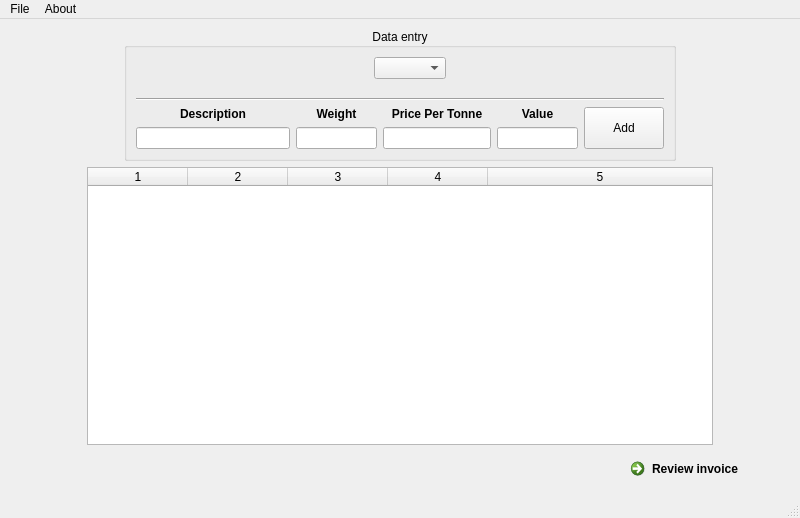
<?xml version="1.0" encoding="UTF-8"?>
<ui version="4.0">
 <class>invoiceWindow</class>
 <widget class="QMainWindow" name="invoiceWindow">
  <property name="geometry">
   <rect>
    <x>0</x>
    <y>0</y>
    <width>800</width>
    <height>518</height>
   </rect>
  </property>
  <property name="windowTitle">
   <string>MainWindow</string>
  </property>
  <widget class="QWidget" name="centralwidget">
   <layout class="QVBoxLayout" name="verticalLayout_7">
    <item>
     <layout class="QVBoxLayout" name="verticalLayout_6">
      <item>
       <layout class="QHBoxLayout" name="horizontalLayout_3">
        <item>
         <spacer name="horizontalSpacer_3">
          <property name="orientation">
           <enum>Qt::Horizontal</enum>
          </property>
          <property name="sizeHint" stdset="0">
           <size>
            <width>58</width>
            <height>20</height>
           </size>
          </property>
         </spacer>
        </item>
        <item>
         <widget class="QGroupBox" name="dataEntryBox">
          <property name="title">
           <string>Data entry</string>
          </property>
          <property name="alignment">
           <set>Qt::AlignCenter</set>
          </property>
          <layout class="QVBoxLayout" name="verticalLayout_5">
           <item>
            <layout class="QHBoxLayout" name="horizontalLayout_2">
             <item>
              <spacer name="horizontalSpacer">
               <property name="orientation">
                <enum>Qt::Horizontal</enum>
               </property>
               <property name="sizeHint" stdset="0">
                <size>
                 <width>238</width>
                 <height>20</height>
                </size>
               </property>
              </spacer>
             </item>
             <item>
              <widget class="QComboBox" name="customerCombobox">
               <property name="sizePolicy">
                <sizepolicy hsizetype="Preferred" vsizetype="Preferred">
                 <horstretch>0</horstretch>
                 <verstretch>0</verstretch>
                </sizepolicy>
               </property>
               <property name="maxCount">
                <number>100</number>
               </property>
               <property name="insertPolicy">
                <enum>QComboBox::InsertAlphabetically</enum>
               </property>
               <property name="sizeAdjustPolicy">
                <enum>QComboBox::AdjustToContentsOnFirstShow</enum>
               </property>
              </widget>
             </item>
             <item>
              <spacer name="horizontalSpacer_2">
               <property name="orientation">
                <enum>Qt::Horizontal</enum>
               </property>
               <property name="sizeHint" stdset="0">
                <size>
                 <width>218</width>
                 <height>20</height>
                </size>
               </property>
              </spacer>
             </item>
            </layout>
           </item>
           <item>
            <spacer name="verticalSpacer">
             <property name="orientation">
              <enum>Qt::Vertical</enum>
             </property>
             <property name="sizeType">
              <enum>QSizePolicy::Minimum</enum>
             </property>
             <property name="sizeHint" stdset="0">
              <size>
               <width>20</width>
               <height>13</height>
              </size>
             </property>
            </spacer>
           </item>
           <item>
            <widget class="Line" name="line">
             <property name="orientation">
              <enum>Qt::Horizontal</enum>
             </property>
            </widget>
           </item>
           <item>
            <layout class="QHBoxLayout" name="horizontalLayout">
             <item>
              <layout class="QVBoxLayout" name="verticalLayout">
               <item>
                <widget class="QLabel" name="label">
                 <property name="text">
                  <string>&lt;!DOCTYPE HTML PUBLIC &quot;-//W3C//DTD HTML 4.0//EN&quot; &quot;http://www.w3.org/TR/REC-html40/strict.dtd&quot;&gt;
&lt;html&gt;&lt;head&gt;&lt;meta name=&quot;qrichtext&quot; content=&quot;1&quot; /&gt;&lt;style type=&quot;text/css&quot;&gt;
p, li { white-space: pre-wrap; }
&lt;/style&gt;&lt;/head&gt;&lt;body style=&quot; font-family:'Sans Serif'; font-size:9pt; font-weight:400; font-style:normal;&quot;&gt;
&lt;p style=&quot; margin-top:0px; margin-bottom:0px; margin-left:0px; margin-right:0px; -qt-block-indent:0; text-indent:0px;&quot;&gt;&lt;span style=&quot; font-weight:600;&quot;&gt;Description&lt;/span&gt;&lt;/p&gt;&lt;/body&gt;&lt;/html&gt;</string>
                 </property>
                 <property name="alignment">
                  <set>Qt::AlignCenter</set>
                 </property>
                </widget>
               </item>
               <item>
                <widget class="ValidatingLineEdit" name="descriptionEdit">
                 <property name="sizePolicy">
                  <sizepolicy hsizetype="MinimumExpanding" vsizetype="Fixed">
                   <horstretch>0</horstretch>
                   <verstretch>0</verstretch>
                  </sizepolicy>
                 </property>
                 <property name="toolTip">
                  <string>Line edit that provides custom validation.</string>
                 </property>
                 <property name="whatsThis">
                  <string>Base widget for custom validation.</string>
                 </property>
                 <property name="regexString" stdset="0">
                  <string>name</string>
                 </property>
                </widget>
               </item>
              </layout>
             </item>
             <item>
              <layout class="QVBoxLayout" name="verticalLayout_4">
               <item>
                <widget class="QLabel" name="label_2">
                 <property name="text">
                  <string>&lt;!DOCTYPE HTML PUBLIC &quot;-//W3C//DTD HTML 4.0//EN&quot; &quot;http://www.w3.org/TR/REC-html40/strict.dtd&quot;&gt;
&lt;html&gt;&lt;head&gt;&lt;meta name=&quot;qrichtext&quot; content=&quot;1&quot; /&gt;&lt;style type=&quot;text/css&quot;&gt;
p, li { white-space: pre-wrap; }
&lt;/style&gt;&lt;/head&gt;&lt;body style=&quot; font-family:'Sans Serif'; font-size:9pt; font-weight:400; font-style:normal;&quot;&gt;
&lt;p style=&quot; margin-top:0px; margin-bottom:0px; margin-left:0px; margin-right:0px; -qt-block-indent:0; text-indent:0px;&quot;&gt;&lt;span style=&quot; font-weight:600;&quot;&gt;Weight&lt;/span&gt;&lt;/p&gt;&lt;/body&gt;&lt;/html&gt;</string>
                 </property>
                 <property name="alignment">
                  <set>Qt::AlignCenter</set>
                 </property>
                </widget>
               </item>
               <item>
                <widget class="ValidatingLineEdit" name="weightEdit">
                 <property name="sizePolicy">
                  <sizepolicy hsizetype="Preferred" vsizetype="Fixed">
                   <horstretch>0</horstretch>
                   <verstretch>0</verstretch>
                  </sizepolicy>
                 </property>
                 <property name="maximumSize">
                  <size>
                   <width>81</width>
                   <height>25</height>
                  </size>
                 </property>
                 <property name="toolTip">
                  <string>Line edit that provides custom validation.</string>
                 </property>
                 <property name="whatsThis">
                  <string>Base widget for custom validation.</string>
                 </property>
                 <property name="regexString" stdset="0">
                  <string>weight</string>
                 </property>
                </widget>
               </item>
              </layout>
             </item>
             <item>
              <layout class="QVBoxLayout" name="verticalLayout_3">
               <item>
                <widget class="QLabel" name="label_3">
                 <property name="text">
                  <string>&lt;!DOCTYPE HTML PUBLIC &quot;-//W3C//DTD HTML 4.0//EN&quot; &quot;http://www.w3.org/TR/REC-html40/strict.dtd&quot;&gt;
&lt;html&gt;&lt;head&gt;&lt;meta name=&quot;qrichtext&quot; content=&quot;1&quot; /&gt;&lt;style type=&quot;text/css&quot;&gt;
p, li { white-space: pre-wrap; }
&lt;/style&gt;&lt;/head&gt;&lt;body style=&quot; font-family:'Sans Serif'; font-size:9pt; font-weight:400; font-style:normal;&quot;&gt;
&lt;p style=&quot; margin-top:0px; margin-bottom:0px; margin-left:0px; margin-right:0px; -qt-block-indent:0; text-indent:0px;&quot;&gt;&lt;span style=&quot; font-weight:600;&quot;&gt;Price Per Tonne&lt;/span&gt;&lt;/p&gt;&lt;/body&gt;&lt;/html&gt;</string>
                 </property>
                 <property name="alignment">
                  <set>Qt::AlignCenter</set>
                 </property>
                </widget>
               </item>
               <item>
                <widget class="ValidatingLineEdit" name="pricePerTonneEdit">
                 <property name="sizePolicy">
                  <sizepolicy hsizetype="Preferred" vsizetype="Fixed">
                   <horstretch>0</horstretch>
                   <verstretch>0</verstretch>
                  </sizepolicy>
                 </property>
                 <property name="maximumSize">
                  <size>
                   <width>111</width>
                   <height>25</height>
                  </size>
                 </property>
                 <property name="toolTip">
                  <string>Line edit that provides custom validation.</string>
                 </property>
                 <property name="whatsThis">
                  <string>Base widget for custom validation.</string>
                 </property>
                 <property name="regexString" stdset="0">
                  <string>value</string>
                 </property>
                </widget>
               </item>
              </layout>
             </item>
             <item>
              <layout class="QVBoxLayout" name="verticalLayout_2">
               <item>
                <widget class="QLabel" name="label_4">
                 <property name="text">
                  <string>&lt;!DOCTYPE HTML PUBLIC &quot;-//W3C//DTD HTML 4.0//EN&quot; &quot;http://www.w3.org/TR/REC-html40/strict.dtd&quot;&gt;
&lt;html&gt;&lt;head&gt;&lt;meta name=&quot;qrichtext&quot; content=&quot;1&quot; /&gt;&lt;style type=&quot;text/css&quot;&gt;
p, li { white-space: pre-wrap; }
&lt;/style&gt;&lt;/head&gt;&lt;body style=&quot; font-family:'Sans Serif'; font-size:9pt; font-weight:400; font-style:normal;&quot;&gt;
&lt;p style=&quot; margin-top:0px; margin-bottom:0px; margin-left:0px; margin-right:0px; -qt-block-indent:0; text-indent:0px;&quot;&gt;&lt;span style=&quot; font-weight:600;&quot;&gt;Value&lt;/span&gt;&lt;/p&gt;&lt;/body&gt;&lt;/html&gt;</string>
                 </property>
                 <property name="alignment">
                  <set>Qt::AlignCenter</set>
                 </property>
                </widget>
               </item>
               <item>
                <widget class="ValidatingLineEdit" name="valueEdit">
                 <property name="sizePolicy">
                  <sizepolicy hsizetype="Preferred" vsizetype="Fixed">
                   <horstretch>0</horstretch>
                   <verstretch>0</verstretch>
                  </sizepolicy>
                 </property>
                 <property name="maximumSize">
                  <size>
                   <width>81</width>
                   <height>16777215</height>
                  </size>
                 </property>
                 <property name="toolTip">
                  <string>Line edit that provides custom validation.</string>
                 </property>
                 <property name="whatsThis">
                  <string>Base widget for custom validation.</string>
                 </property>
                 <property name="regexString" stdset="0">
                  <string>value</string>
                 </property>
                </widget>
               </item>
              </layout>
             </item>
             <item>
              <widget class="QPushButton" name="addButton">
               <property name="sizePolicy">
                <sizepolicy hsizetype="Minimum" vsizetype="Preferred">
                 <horstretch>0</horstretch>
                 <verstretch>0</verstretch>
                </sizepolicy>
               </property>
               <property name="text">
                <string>Add</string>
               </property>
              </widget>
             </item>
            </layout>
           </item>
          </layout>
         </widget>
        </item>
        <item>
         <spacer name="horizontalSpacer_4">
          <property name="orientation">
           <enum>Qt::Horizontal</enum>
          </property>
          <property name="sizeHint" stdset="0">
           <size>
            <width>58</width>
            <height>20</height>
           </size>
          </property>
         </spacer>
        </item>
       </layout>
      </item>
      <item>
       <layout class="QHBoxLayout" name="horizontalLayout_4">
        <item>
         <spacer name="horizontalSpacer_5">
          <property name="orientation">
           <enum>Qt::Horizontal</enum>
          </property>
          <property name="sizeType">
           <enum>QSizePolicy::Maximum</enum>
          </property>
          <property name="sizeHint" stdset="0">
           <size>
            <width>78</width>
            <height>20</height>
           </size>
          </property>
         </spacer>
        </item>
        <item>
         <widget class="PayloadTableWidget" name="payloadTableWidget">
          <property name="sizePolicy">
           <sizepolicy hsizetype="Preferred" vsizetype="MinimumExpanding">
            <horstretch>0</horstretch>
            <verstretch>0</verstretch>
           </sizepolicy>
          </property>
          <property name="toolTip">
           <string>Current payloads.</string>
          </property>
          <property name="whatsThis">
           <string>PayloadTable widget.</string>
          </property>
          <property name="editTriggers">
           <set>QAbstractItemView::NoEditTriggers</set>
          </property>
          <property name="alternatingRowColors">
           <bool>true</bool>
          </property>
          <property name="showGrid">
           <bool>false</bool>
          </property>
          <property name="columnCount">
           <number>5</number>
          </property>
          <attribute name="horizontalHeaderStretchLastSection">
           <bool>true</bool>
          </attribute>
          <column/>
          <column/>
          <column/>
          <column/>
          <column/>
         </widget>
        </item>
        <item>
         <spacer name="horizontalSpacer_6">
          <property name="orientation">
           <enum>Qt::Horizontal</enum>
          </property>
          <property name="sizeType">
           <enum>QSizePolicy::Maximum</enum>
          </property>
          <property name="sizeHint" stdset="0">
           <size>
            <width>78</width>
            <height>20</height>
           </size>
          </property>
         </spacer>
        </item>
       </layout>
      </item>
     </layout>
    </item>
    <item>
     <layout class="QHBoxLayout" name="horizontalLayout_5">
      <item>
       <spacer name="horizontalSpacer_7">
        <property name="orientation">
         <enum>Qt::Horizontal</enum>
        </property>
        <property name="sizeHint" stdset="0">
         <size>
          <width>618</width>
          <height>20</height>
         </size>
        </property>
       </spacer>
      </item>
      <item>
       <widget class="QCommandLinkButton" name="reviewButton">
        <property name="sizePolicy">
         <sizepolicy hsizetype="Minimum" vsizetype="Minimum">
          <horstretch>0</horstretch>
          <verstretch>0</verstretch>
         </sizepolicy>
        </property>
        <property name="maximumSize">
         <size>
          <width>168</width>
          <height>41</height>
         </size>
        </property>
        <property name="text">
         <string>Review invoice</string>
        </property>
       </widget>
      </item>
     </layout>
    </item>
   </layout>
  </widget>
  <widget class="QMenuBar" name="menubar">
   <property name="geometry">
    <rect>
     <x>0</x>
     <y>0</y>
     <width>800</width>
     <height>23</height>
    </rect>
   </property>
   <widget class="QMenu" name="menuFile">
    <property name="title">
     <string>File</string>
    </property>
    <addaction name="actionExit"/>
   </widget>
   <widget class="QMenu" name="menuAbout">
    <property name="title">
     <string>About</string>
    </property>
    <addaction name="actionInvoice"/>
   </widget>
   <addaction name="menuFile"/>
   <addaction name="menuAbout"/>
  </widget>
  <widget class="QStatusBar" name="statusbar"/>
  <action name="actionExit">
   <property name="text">
    <string>Exit</string>
   </property>
  </action>
  <action name="actionInvoice">
   <property name="text">
    <string>Invoice</string>
   </property>
  </action>
 </widget>
 <customwidgets>
  <customwidget>
   <class>PayloadTableWidget</class>
   <extends>QTableWidget</extends>
   <header>custom_widgets.payloadTableWidget</header>
  </customwidget>
  <customwidget>
   <class>ValidatingLineEdit</class>
   <extends>QLineEdit</extends>
   <header>custom_widgets.validatingLineEdit</header>
  </customwidget>
 </customwidgets>
 <resources/>
 <connections/>
</ui>
